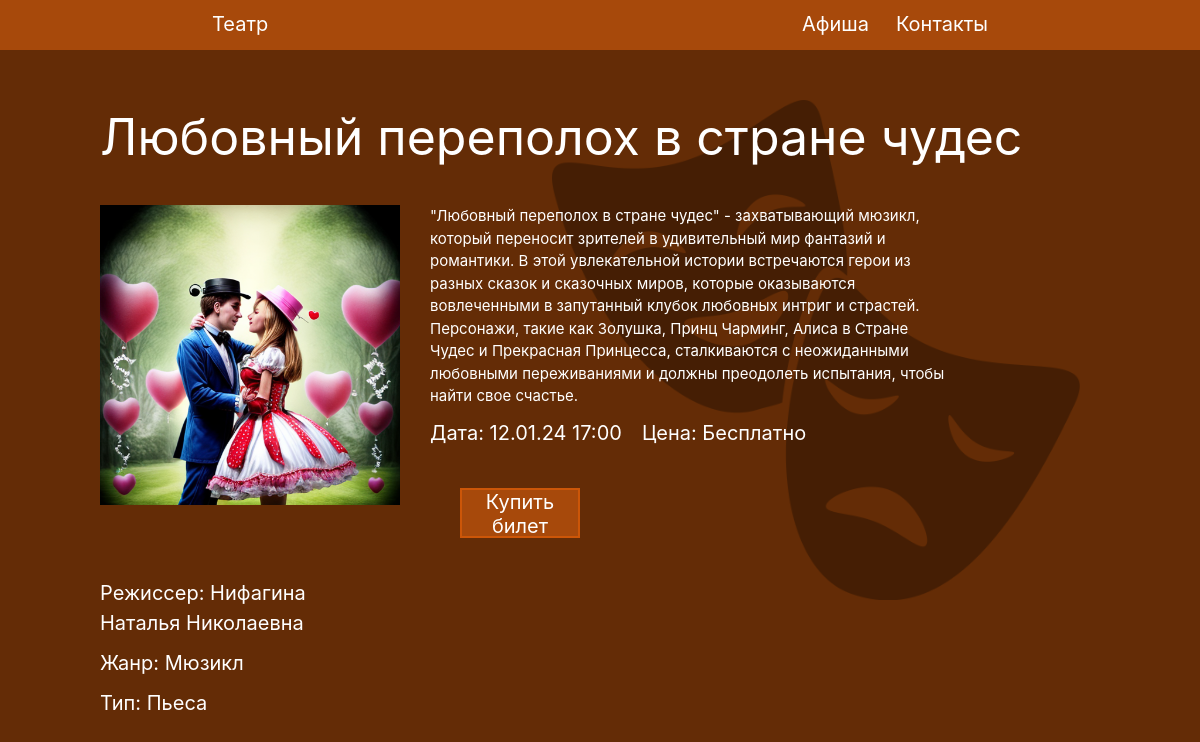
The page /afisha/1/ on the database its author committed.
### main/models.py (models this page shows, shortened)
class Concert(models.Model):
    name_concert = models.CharField(max_length=50)
    description = models.TextField(max_length=500)
    length = models.TimeField()
    type = models.ForeignKey('Type', on_delete=models.PROTECT)
    janr = models.ForeignKey('Janr', blank=True, null=True, on_delete=models.PROTECT)
    regisser = models.ForeignKey('Regisser', blank=True, null=True, on_delete=models.PROTECT)
    date_time = models.ForeignKey('Time', on_delete=models.PROTECT)
    img = models.ImageField(upload_to='photo/', blank=True, null=True)
    price = models.IntegerField(blank=True, null=True)

class Time(models.Model):
    date_time = models.DateTimeField()
    def __str__(self):
        return format(self.date_time, "%d.%m.%y %H:%M")

class Regisser(models.Model):
    first_name = models.CharField(max_length=30)
    middle_name = models.CharField(max_length=30, blank=True, null=True)
    last_name = models.CharField(max_length=30)
    def __str__(self):
        return f"{self.last_name} {self.first_name} {self.middle_name}"

class Janr(models.Model):
    janr = models.CharField(max_length=30)
    def __str__(self):
        return self.janr

class Type(models.Model):
    type = models.CharField(max_length=30)
    def __str__(self):
        return self.type

### main/views.py (the view)
# urls.py: path('afisha/<int:concert_id>/', views.showAfisha, name='more_info'),
def showAfisha(request, concert_id):
    show = get_object_or_404(Concert, pk=concert_id)
    context = {
        'show': show,
        'img': show.img,
        'description': show.description,
        'name_concert': show.name_concert,
        'date_time': show.date_time,
        'janr': show.janr,
        'regisser': show.regisser,
        'length': show.length,
        'type': show.type,
        'price': show.price,
        'concert_id': show.id
    }
    return render(request, 'main/slugBuy.html', context)

### main/templates/main/slugBuy.html (shortened to what this page needs)
{% extends 'main/layout.html' %}
{% load static %}
{% block css %}
<link rel="stylesheet" href="{% static 'main/css/slug.css' %}">
{% endblock %}
{% block content %}
    <div class="text-overlay-span">
        {{ name_concert }}
    </div>
    <img src="{{ img.url }}" alt="Картинка" class="image-slug">
            <div class="description-block">
                <div class="description">{{ description }}</div>
                <div class="display-flex-block">
                    <div class="text-info-slug"> Дата: {{ date_time }}</div>
                        <div class="text-info-slug">Цена:
                            {% if price == None %}
                                Бесплатно
                            {% else %}
                                {{ ticket.price }}
                            {% endif %}</div>
                    </div>
                <div class="text-info-slug"><a href="{% url 'tickets' show.id %}"><button class="button-style" >Купить билет</button></a></div>
            </div>
            <div class="text-info-block">
                <div class="text-info-slug"> Режиссер:
                            {% if regisser == None %}
                                Нет
                            {% else %}
                                {{ regisser }}
                            {% endif %}</div>
                <div class="text-info-slug"> Жанр:
                            {% if janr == None %}
                                Нет
                            {% else %}
                                {{ janr }}
                            {% endif %}</div>
                <div class="text-info-slug"> Тип: {{ type }}</div>
            </div>
{% endblock %}

### main/static/main/css/mainSite.css (style rules this page uses)
* { margin:0; padding:0; box-sizing:border-box; font-family: "Inter", sans-serif; }
img { object-fit: cover; }
.body-style { background-color: rgb(100, 44, 6); max-height: 100px; }
a { color: rgb(255, 255, 255); text-decoration: none; }
.text-overlay-span { font-size: 50px; flex-basis: 100%; }
.button-style { color: #ffffff; background-color: rgb(167, 73, 11); height: 50px; width: 120px; margin: 30px; font-size: 20px; border: 2px solid rgb(204, 86, 8); }
button { border: none; }

### main/static/main/css/slug.css (style rules this page uses)
* { margin:0; padding:0; box-sizing: border-box; font-family: "Inter", sans-serif; }
.image-slug { margin-top: 30px; margin-right: 30px; height: 300px; width: auto; }
.description-block { margin-top: 30px; width: 50%; }
.description { font-size: 15px; }
.text-info-slug { margin-top: 10px; margin-right: 20px; font-size: 20px; }
.display-flex-block { display: flex; flex-wrap: wrap; }
.text-info-block { width: 300px; margin-down: 100px }

### rows shown on the page
Concert: name_concert "Любовный переполох в стране чудес", description "\"Любовный переполох в стране чудес\" - захватывающий мюзикл, который переносит зрителей в удивительный мир фантазий и романтики. В этой увлекательной истории встречаются герои из разных сказок и сказочных миров, которые оказываются вовлеченными в запутанный клубок любовных интриг и страстей. Персонажи, такие как Золушка, Принц Чарминг, Алиса в Стране Чудес и Прекрасная Принцесса, сталкиваются с неожиданными любовными переживаниями и должны преодолеть испытания, чтобы найти свое счастье."
Time: date_time "12.01.24 17:00"
Regisser: last_name+first_name+middle_name "Нифагина Наталья Николаевна"
Janr: janr "Мюзикл"
Type: type "Пьеса"
